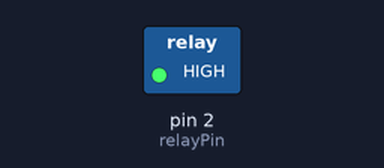
A sketch run on a simulated Arduino Uno, built with avr-gcc and run on an emulated ATmega328P. Shown: switched loads named in the sketch (green lamp = pin HIGH). Dashed ring = blinking.

Above: at 0.5 s.
Timing chart, 0 to 4.6 s (numbered marks = the images above):
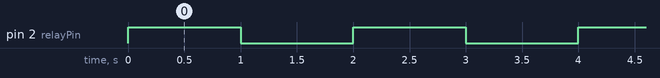

Measured:
- by itself, pin 2 (relayPin): alternates HIGH for 1.0 s and LOW for 1.0 s

The sketch:

relay_tester.ino
```cpp
// Pin used by the Relay
int relayPin = 2;

void setup(){
  Serial.begin(9600);
  // Set the pin for outputing.
  pinMode(relayPin, OUTPUT);
}

void loop(){
  for(int i = 0; i < 100; i++){
    // If 'i' is even, turn the relay on, else, turn it off.
    if(i % 2 == 0){
      digitalWrite(relayPin, HIGH);
    }
    else{
      digitalWrite(relayPin, LOW);
    }
    delay(1000);
  }
}
```
